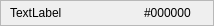
          <widget class="QFrame" name="frame">
           <property name="sizePolicy">
            <sizepolicy hsizetype="Fixed" vsizetype="Fixed">
             <horstretch>0</horstretch>
             <verstretch>0</verstretch>
            </sizepolicy>
           </property>
           <property name="minimumSize">
            <size>
             <width>0</width>
             <height>26</height>
            </size>
           </property>
           <property name="maximumSize">
            <size>
             <width>200</width>
             <height>26</height>
            </size>
           </property>
           <property name="frameShape">
            <enum>QFrame::StyledPanel</enum>
           </property>
           <layout class="QHBoxLayout" name="horizontalLayout_4">
            <property name="spacing">
             <number>6</number>
            </property>
            <property name="sizeConstraint">
             <enum>QLayout::SetDefaultConstraint</enum>
            </property>
            <property name="leftMargin">
             <number>9</number>
            </property>
            <property name="topMargin">
             <number>3</number>
            </property>
            <property name="rightMargin">
             <number>9</number>
            </property>
            <property name="bottomMargin">
             <number>3</number>
            </property>
            <item>
             <widget class="QLabel" name="label_msg">
              <property name="sizePolicy">
               <sizepolicy hsizetype="Preferred" vsizetype="Fixed">
                <horstretch>0</horstretch>
                <verstretch>0</verstretch>
               </sizepolicy>
              </property>
              <property name="minimumSize">
               <size>
                <width>100</width>
                <height>0</height>
               </size>
              </property>
              <property name="text">
               <string>TextLabel</string>
              </property>
             </widget>
            </item>
            <item>
             <widget class="QLabel" name="label_unfc">
              <property name="sizePolicy">
               <sizepolicy hsizetype="Fixed" vsizetype="Fixed">
                <horstretch>0</horstretch>
                <verstretch>0</verstretch>
               </sizepolicy>
              </property>
              <property name="minimumSize">
               <size>
                <width>22</width>
                <height>22</height>
               </size>
              </property>
              <property name="maximumSize">
               <size>
                <width>22</width>
                <height>22</height>
               </size>
              </property>
              <property name="text">
               <string/>
              </property>
              <property name="textFormat">
               <enum>Qt::AutoText</enum>
              </property>
              <property name="scaledContents">
               <bool>true</bool>
              </property>
              <property name="alignment">
               <set>Qt::AlignLeading|Qt::AlignLeft|Qt::AlignTop</set>
              </property>
             </widget>
            </item>
            <item>
             <widget class="QLabel" name="label_unfcs">
              <property name="minimumSize">
               <size>
                <width>60</width>
                <height>0</height>
               </size>
              </property>
              <property name="text">
               <string>#000000</string>
              </property>
             </widget>
            </item>
           </layout>
          </widget>
